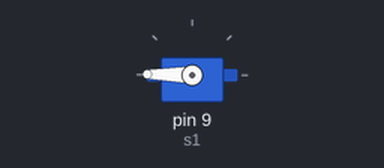
Recording of a sketch running on a simulated Arduino Uno, built with avr-gcc and run on an emulated ATmega328P. Parts: servo.

Above: at 0.05 s.
At 0.9 s:
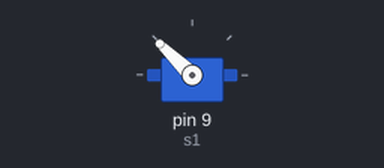
At 1.8 s:
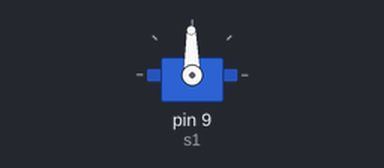
At 3.6 s:
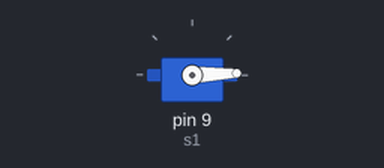
Timing chart, 0 to 8.3 s (numbered marks = the images above):
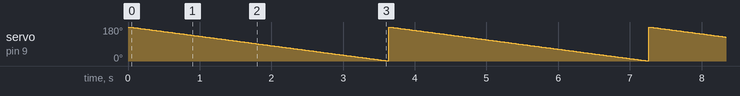

The sketch:

ServoMotor_Use.ino
```cpp
#include<Servo.h>


Servo s1;

void setup() {
  // put your setup code here, to run once:
  s1.attach(9);
}

void loop() {
  // put your main code here, to run repeatedly:
  for(int i=0;i<=180;i++){
    s1.write(i);
  }
  for(int i=180;i>>=0;i-=1){
    s1.write(i);
    delay(20);
  }
}
```

Measured:
- by itself, servo on pin 9 (s1): ramps from 180° to 1° and jumps back, once every 3.6 s
